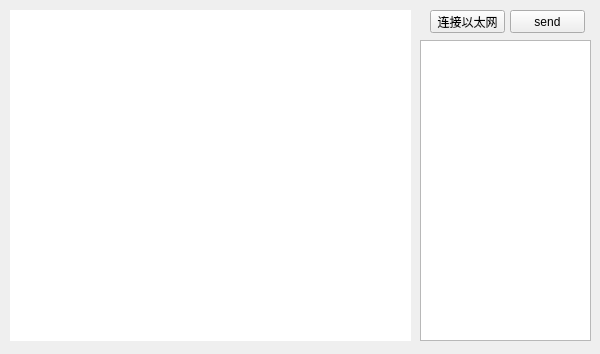
<?xml version="1.0" encoding="UTF-8"?>
<ui version="4.0">
 <class>tcpTestClass</class>
 <widget class="QMainWindow" name="tcpTestClass">
  <property name="geometry">
   <rect>
    <x>0</x>
    <y>0</y>
    <width>600</width>
    <height>354</height>
   </rect>
  </property>
  <property name="windowTitle">
   <string>tcpTest</string>
  </property>
  <widget class="QWidget" name="centralWidget">
   <widget class="QPushButton" name="pushButton">
    <property name="geometry">
     <rect>
      <x>430</x>
      <y>10</y>
      <width>75</width>
      <height>23</height>
     </rect>
    </property>
    <property name="text">
     <string>连接以太网</string>
    </property>
   </widget>
   <widget class="QTextEdit" name="textEdit">
    <property name="geometry">
     <rect>
      <x>420</x>
      <y>40</y>
      <width>171</width>
      <height>301</height>
     </rect>
    </property>
   </widget>
   <widget class="QPushButton" name="pushButton_2">
    <property name="geometry">
     <rect>
      <x>510</x>
      <y>10</y>
      <width>75</width>
      <height>23</height>
     </rect>
    </property>
    <property name="text">
     <string>send</string>
    </property>
   </widget>
   <widget class="QLabel" name="label">
    <property name="geometry">
     <rect>
      <x>10</x>
      <y>10</y>
      <width>401</width>
      <height>331</height>
     </rect>
    </property>
    <property name="styleSheet">
     <string notr="true">*{
	background-color: rgb(255, 255, 255);
}	</string>
    </property>
    <property name="text">
     <string/>
    </property>
    <property name="alignment">
     <set>Qt::AlignCenter</set>
    </property>
   </widget>
  </widget>
 </widget>
 <layoutdefault spacing="6" margin="11"/>
 <resources>
  <include location="tcpTest.qrc"/>
 </resources>
 <connections/>
</ui>
